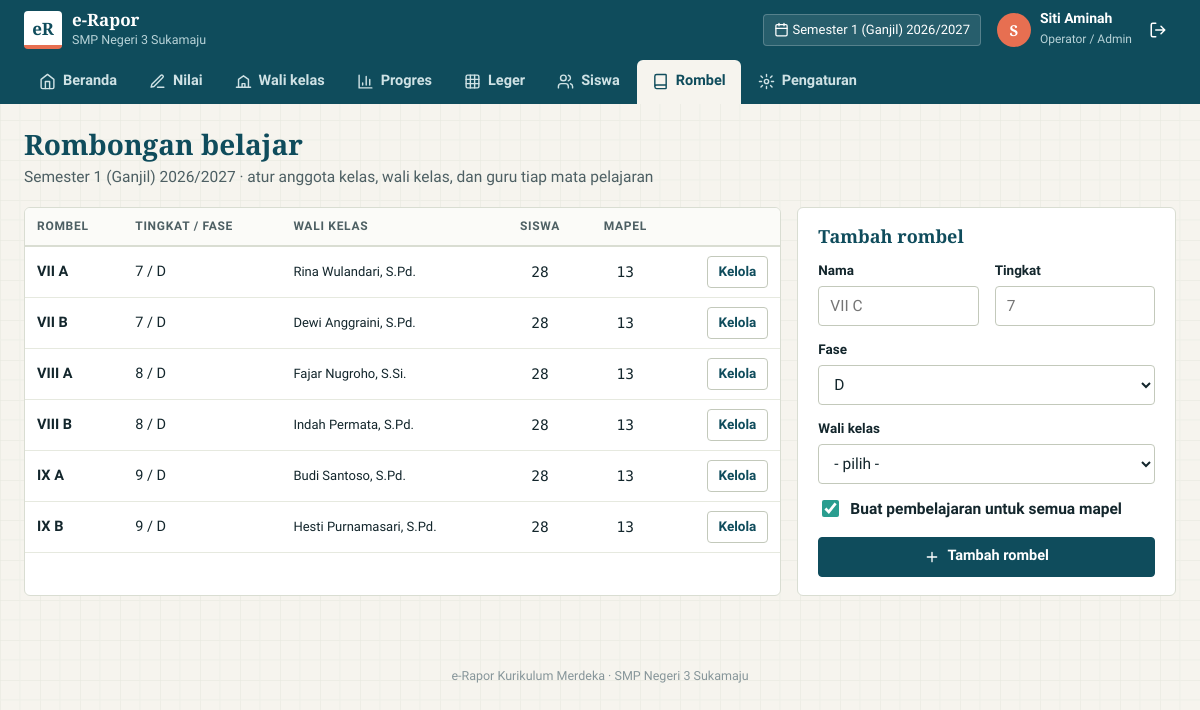
Page /index.php?page=rombel (signed in) on the committed database.
### tables this page shows
CREATE TABLE `pengaturan` (
  `id` TINYINT PRIMARY KEY,
  `nama_sekolah` VARCHAR(120) NOT NULL,
  `npsn` VARCHAR(12) NOT NULL DEFAULT '',
  `jenjang` ENUM('SD','SMP','SMA','SMK') NOT NULL DEFAULT 'SMP',
  `alamat` VARCHAR(200) NOT NULL DEFAULT '',
  `kelurahan` VARCHAR(60) NOT NULL DEFAULT '',
  `kecamatan` VARCHAR(60) NOT NULL DEFAULT '',
  `kabupaten` VARCHAR(60) NOT NULL DEFAULT '',
  `provinsi` VARCHAR(60) NOT NULL DEFAULT '',
  `kode_pos` VARCHAR(10) NOT NULL DEFAULT '',
  `telepon` VARCHAR(30) NOT NULL DEFAULT '',
  `email` VARCHAR(100) NOT NULL DEFAULT '',
  `website` VARCHAR(100) NOT NULL DEFAULT '',
  `kepala_sekolah` VARCHAR(100) NOT NULL DEFAULT '',
  `nip_kepsek` VARCHAR(25) NOT NULL DEFAULT '',
  `tempat_rapor` VARCHAR(60) NOT NULL DEFAULT '',
  `kktp` TINYINT NOT NULL DEFAULT 75,
  `bobot_tp` TINYINT NOT NULL DEFAULT 50,
  `periode_id` INT NOT NULL,
  `kunci_nilai` TINYINT(1) NOT NULL DEFAULT 0,
  `rapor_terbit` TINYINT(1) NOT NULL DEFAULT 0
);

CREATE TABLE `periode` (
  `id` INT AUTO_INCREMENT PRIMARY KEY,
  `tahun_ajaran` VARCHAR(9) NOT NULL,
  `semester` TINYINT NOT NULL,
  `tgl_rapor` DATE NOT NULL,
  UNIQUE KEY `uq_periode` (`tahun_ajaran`, `semester`)
);

CREATE TABLE `pengguna` (
  `id` INT AUTO_INCREMENT PRIMARY KEY,
  `nama` VARCHAR(100) NOT NULL,
  `nip` VARCHAR(25) NOT NULL DEFAULT '',
  `username` VARCHAR(40) NOT NULL UNIQUE,
  `password` VARCHAR(255) NOT NULL,
  `role` ENUM('admin','guru','kepsek') NOT NULL DEFAULT 'guru',
  `aktif` TINYINT(1) NOT NULL DEFAULT 1,
  `created_at` DATETIME NOT NULL
);

CREATE TABLE `rombel` (
  `id` INT AUTO_INCREMENT PRIMARY KEY,
  `periode_id` INT NOT NULL,
  `nama` VARCHAR(20) NOT NULL,
  `tingkat` TINYINT NOT NULL,
  `fase` CHAR(1) NOT NULL DEFAULT 'D',
  `wali_id` INT DEFAULT NULL,
  UNIQUE KEY `uq_rombel` (`periode_id`, `nama`),
  FOREIGN KEY (`periode_id`) REFERENCES `periode`(`id`) ON DELETE CASCADE,
  FOREIGN KEY (`wali_id`) REFERENCES `pengguna`(`id`) ON DELETE SET NULL
);

### index.php (called while the page is built, shortened)
<?php
require __DIR__ . '/includes/bootstrap.php';
$publik = ['login', 'cek'];
$routes = [
    'login'          => 'pages/login.php',
    'logout'         => 'pages/logout.php',
    'cek'            => 'pages/cek.php',
    'dashboard'      => 'pages/dashboard.php',
    'nilai'          => 'pages/nilai/index.php',
    'nilai.input'    => 'pages/nilai/input.php',
    'nilai.aksi'     => 'pages/nilai/aksi.php',
    'nilai.csv'      => 'pages/nilai/csv.php',
    'wali'           => 'pages/wali/index.php',
    'wali.aksi'      => 'pages/wali/aksi.php',
    'leger'          => 'pages/leger.php',
    'rapor'          => 'pages/rapor.php',
    'progres'        => 'pages/progres.php',
    'siswa'          => 'pages/siswa/index.php',
    'siswa.form'     => 'pages/siswa/form.php',
    'siswa.aksi'     => 'pages/siswa/aksi.php',
    'siswa.impor'    => 'pages/siswa/impor.php',
    'rombel'         => 'pages/rombel/index.php',
    'rombel.detail'  => 'pages/rombel/detail.php',
    'rombel.aksi'    => 'pages/rombel/aksi.php',
    'guru'           => 'pages/guru.php',
    'mapel'          => 'pages/mapel.php',
    'ekskul'         => 'pages/ekskul.php',
    'periode'        => 'pages/periode.php',
    'pengaturan'     => 'pages/pengaturan.php',
    'profil'         => 'pages/profil.php',
];
$page = $_GET['page'] ?? (user() ? 'dashboard' : 'login');
if (!in_array($page, $publik, true)) require_login();
require __DIR__ . '/' . $routes[$page];

### pages/rombel/index.php (the view, shortened to what this page needs)
<?php
$per = periode_aktif();
$data = q('SELECT r.*, u.nama wali, (SELECT COUNT(*) FROM anggota_rombel a WHERE a.rombel_id = r.id) siswa,
             (SELECT COUNT(*) FROM pembelajaran p WHERE p.rombel_id = r.id) mapel,
             (SELECT COUNT(*) FROM pembelajaran p WHERE p.rombel_id = r.id AND p.guru_id IS NULL) tanpa_guru
           FROM rombel r LEFT JOIN pengguna u ON u.id = r.wali_id WHERE r.periode_id = ? ORDER BY r.tingkat, r.nama', [$per['id']])->fetchAll();
$guru = q("SELECT id, nama FROM pengguna WHERE aktif = 1 AND role IN ('guru','kepsek') ORDER BY nama")->fetchAll();
$title = 'Rombongan belajar';
$sub = e(label_periode($per)) . ' · atur anggota kelas, wali kelas, dan guru tiap mata pelajaran';
require __DIR__ . '/../../includes/header.php';
?>
<div class="grid g21">
  <div class="kartu rata">
    <div class="tabel-wrap"><table class="tabel">
      <thead><tr><th>Rombel</th><th>Tingkat / fase</th><th>Wali kelas</th><th class="tengah">Siswa</th><th class="tengah">Mapel</th><th></th></tr></thead>
      <tbody>
      <?php foreach ($data as $r): ?>
        <tr>
          <td><a class="nama" href="<?= url('rombel.detail', ['id' => $r['id']]) ?>"><?= e($r['nama']) ?></a></td>
          <td><?= (int) $r['tingkat'] ?> / <?= e($r['fase']) ?></td>
          <td class="kecil"><?= $r['wali'] ? e($r['wali']) : '<span class="chip koral">belum ada</span>' ?></td>
          <td class="tengah mono"><?= (int) $r['siswa'] ?></td>
          <td class="tengah mono"><?= (int) $r['mapel'] ?><?= $r['tanpa_guru'] ? ' <span class="chip pasir" title="Mapel tanpa guru">' . (int) $r['tanpa_guru'] . '</span>' : '' ?></td>
          <td class="kanan"><a class="btn putih kecil" href="<?= url('rombel.detail', ['id' => $r['id']]) ?>">Kelola</a></td>
        </tr>
      <?php endforeach; ?>
      </tbody>
    </table><?php if (!$data): ?><div class="kosong">Belum ada rombel di semester ini. Tambahkan di samping, atau salin dari semester lalu di menu Periode.</div><?php endif; ?></div>
  </div>
  <form method="post" action="<?= url('rombel.aksi') ?>" class="kartu" style="align-self:start">
    <h3>Tambah rombel</h3>
    <div class="grid g2">
      <label class="f"><span>Nama</span><input name="nama" required maxlength="20" placeholder="VII C"></label>
      <label class="f"><span>Tingkat</span><input name="tingkat" required inputmode="numeric" maxlength="2" placeholder="7"></label>
    </div>
    <label class="f"><span>Fase</span><select name="fase"><?php foreach (['A', 'B', 'C', 'D', 'E', 'F'] as $f): ?><option <?= $f === 'D' ? 'selected' : '' ?>><?= $f ?></option><?php endforeach; ?></select></label>
    <label class="f"><span>Wali kelas</span><select name="wali_id"><option value="">- pilih -</option><?php foreach ($guru as $g): ?><option value="<?= $g['id'] ?>"><?= e($g['nama']) ?></option><?php endforeach; ?></select></label>
    <label class="cek mt2"><input type="checkbox" name="semua_mapel" value="1" checked> Buat pembelajaran untuk semua mapel</label>
    <button class="btn blok mt"><?= icon('plus', 16) ?> Tambah rombel</button>
  </form>
</div>
<?php require __DIR__ . '/../../includes/footer.php'; ?>

### includes/header.php (shortened to what this page needs)
<?php
$_s = setting();
$_p = periode_aktif();
$_menu = [['dashboard', 'Beranda', 'home']];
if (role() === 'guru' || is_admin()) $_menu[] = ['nilai', is_admin() ? 'Nilai' : 'Nilai saya', 'pena'];
if (rombel_wali() || lihat_semua()) $_menu[] = ['wali', lihat_semua() ? 'Wali kelas' : 'Kelas saya', 'kelas'];
if (lihat_semua()) { $_menu[] = ['progres', 'Progres', 'grafik']; $_menu[] = ['leger', 'Leger', 'grid']; }
if (is_admin()) {
    $_menu[] = ['siswa', 'Siswa', 'users'];
    $_menu[] = ['rombel', 'Rombel', 'buku'];
    $_menu[] = ['pengaturan', 'Pengaturan', 'setel'];
}
$_cur = explode('.', $_GET['page'] ?? 'dashboard')[0];
?>
<!DOCTYPE html>
<html lang="id">
<head>
<link rel="stylesheet" href="assets/css/style.css">
</head>
<body>
<header class="atas no-print">
  <div class="atas-baris">
    <a class="merek" href="<?= url('dashboard') ?>">
      <span class="logo">eR</span>
      <span><b>e-Rapor</b><small><?= e($_s['nama_sekolah']) ?></small></span>
    </a>
    <div class="periode-chip" title="Periode aktif"><?= icon('kalender', 15) ?> <?= e(label_periode($_p)) ?><?php if ($_s['kunci_nilai']): ?> · <span class="kunci"><?= icon('kunci', 13) ?> nilai dikunci</span><?php endif; ?></div>
    <div class="akun">
      <a href="<?= url('profil') ?>" class="akun-nama"><span class="av"><?= e(mb_strtoupper(mb_substr(user()['nama'], 0, 1))) ?></span><span><b><?= e(explode(',', user()['nama'])[0]) ?></b><small><?= e(LABEL_ROLE[role()] ?? role()) ?><?= rombel_wali() ? ' · Wali ' . e(implode(', ', array_column(rombel_wali(), 'nama'))) : '' ?></small></span></a>
      <a class="ibtn" href="<?= url('logout') ?>" title="Keluar" aria-label="Keluar"><?= icon('keluar') ?></a>
    </div>
  </div>
  <nav class="tab-atas" aria-label="Menu utama">
    <?php foreach ($_menu as [$_k, $_l, $_i]): ?>
      <a href="<?= url($_k) ?>" class="<?= $_cur === $_k ? 'aktif' : '' ?>"><?= icon($_i, 17) ?> <?= e($_l) ?></a>
    <?php endforeach; ?>
  </nav>
</header>
<main class="isi">
  <div class="judul-hal">
    <div>
      <h1><?= e($title ?? 'Beranda') ?></h1>
      <?php if (!empty($sub)): ?><p><?= $sub ?></p><?php endif; ?>
    </div>
  </div>

### includes/footer.php (shortened to what this page needs)
</main>
<footer class="kaki no-print">e-Rapor Kurikulum Merdeka · <?= e(setting()['nama_sekolah']) ?></footer>
</body>
</html>

### rows in the picture
pengaturan: nama_sekolah "SMP Negeri 3 Sukamaju"
periode: label_periode($_p) "Semester 1 (Ganjil) 2026/2027", sub "Semester 1 (Ganjil) 2026/2027 · atur anggota kelas, wali kelas, dan guru tiap mata pelajaran"
pengguna: nama "S", nama "Siti Aminah", role "Operator / Admin"
rombel: nama "VII A", tingkat "7", fase "D", wali.nama "Rina Wulandari, S.Pd.", siswa "28", mapel "13"
rombel: nama "VII B", tingkat "7", fase "D", wali.nama "Dewi Anggraini, S.Pd.", siswa "28", mapel "13"
rombel: nama "VIII A", tingkat "8", fase "D", wali.nama "Fajar Nugroho, S.Si.", siswa "28", mapel "13"
rombel: nama "VIII B", tingkat "8", fase "D", wali.nama "Indah Permata, S.Pd.", siswa "28", mapel "13"
rombel: nama "IX A", tingkat "9", fase "D", wali.nama "Budi Santoso, S.Pd.", siswa "28", mapel "13"
rombel: nama "IX B", tingkat "9", fase "D", wali.nama "Hesti Purnamasari, S.Pd.", siswa "28", mapel "13"

### other values in the picture
$_l "Beranda"
$_l "Nilai"
$_l "Wali kelas"
$_l "Progres"
$_l "Leger"
$_l "Siswa"
$_l "Rombel"
$_l "Pengaturan"
$title "Rombongan belajar"
form field fase "D"
